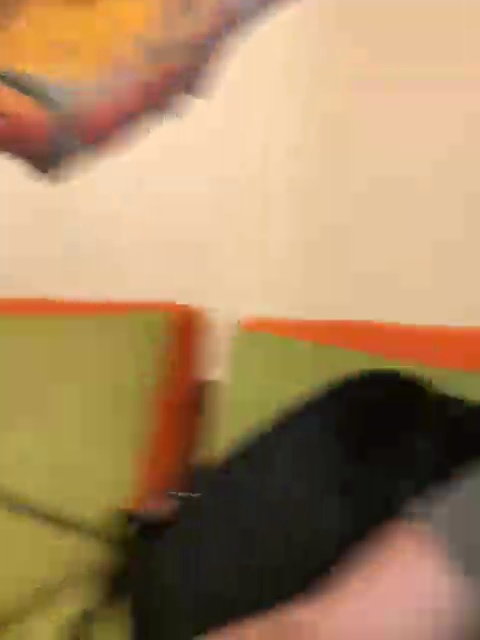
#> input picture last_frame.jpg, 480 x 640 px, given in place of .., which was not available
$ python debug_detect.py ..
#> lines starting #> are read from the running program, lines starting #| are printed output that depends on the picture; after the words box and inside, x2 and y2 are one past the last pixel; in counts of white or black regions, pixels touching at a corner belong together; pictures that were not available may be replaced by others from this repository, and a replacement may not be noted
### firmware/perception.py
#!/usr/bin/env python3
"""Top-down arena perception.

Takes a single BGR frame of the arena (overhead orthographic view, tight
crop, deposit-pit-side wall on the left) and returns:

    resources_cm   : list[(x_cm, y_cm)]   - dodecahedra positions
    deposit_cm     : (x_cm, y_cm) | None  - center of the yellow pit

Coordinate frame (per the spec sheet & the user's mapping):
  (0, 0)       = top-left arena corner (deposit-pit-side wall, top)
  (W, H)       = bottom-right corner; W = ARENA_W_CM, H = ARENA_H_CM
  Y is image-down (this matches the source image; planner accepts it).

Two detection profiles are available:

  endurosat  — competition spec colors (bright-blue resources, yellow pit,
               matte-black penalty walls).
  irl        — real-world testing with metallic stand-in resources on a
               textured surface.  Uses HoughCircles (gradient-based circle
               detection) since the resources and floor overlap in color
               space.  No pit / arena border detection.

Spec colors (from EnduroSat-Endurance-Space-Race-2026.pdf):
  resources           bright blue   #067EC8
  deposit pit         yellow        #EDA600
  deposit pit border  red           #B30000
  base / resource     grey          #5A5A5A
  penalty walls       matte black   #131313
"""

from __future__ import annotations

import sys
from dataclasses import dataclass

import cv2
import numpy as np

ARENA_W_CM = 480.0
ARENA_H_CM = 230.0

PROFILES = ("endurosat", "irl")
DEFAULT_PROFILE = "irl"

# --- endurosat profile -------------------------------------------------
# OpenCV HSV: H in [0, 179], S/V in [0, 255].
BLUE_HSV_LO = np.array([90, 140, 60], dtype=np.uint8)    # ~#067EC8
BLUE_HSV_HI = np.array([115, 255, 255], dtype=np.uint8)

YELLOW_HSV_LO = np.array([15, 140, 120], dtype=np.uint8)  # ~#EDA600
YELLOW_HSV_HI = np.array([30, 255, 255], dtype=np.uint8)

# --- irl profile --------------------------------------------------------
HOUGH_DP = 1.5
HOUGH_MIN_DIST = 50
HOUGH_PARAM1 = 100
HOUGH_PARAM2 = 30
HOUGH_MIN_RADIUS = 5
HOUGH_MAX_RADIUS = 50
HOUGH_BLUR_KSIZE = 9
HOUGH_POST_MIN_RADIUS = 14


@dataclass
class Detection:
    resources_cm: list[tuple[float, float]]
    deposit_cm: tuple[float, float] | None
    image_size: tuple[int, int]   # (width_px, height_px)
    arena_bbox: tuple[int, int, int, int]  # (x, y, w, h) in pixels


def find_arena_bbox(frame_bgr: np.ndarray) -> tuple[int, int, int, int] | None:
    """Locate the play-area bounding box.

    The arena floor (grey + white border + colored markings) sits inside a
    matte-black penalty perimeter (#131313). Largest non-black contour =
    the play area, which is exactly the 480x230 cm surface per the spec.
    """
    H, W = frame_bgr.shape[:2]
    hsv = cv2.cvtColor(frame_bgr, cv2.COLOR_BGR2HSV)
    black = cv2.inRange(hsv, np.array([0, 0, 0]), np.array([179, 80, 60]))
    non_black = cv2.bitwise_not(black)
    non_black = cv2.morphologyEx(
        non_black, cv2.MORPH_CLOSE,
        cv2.getStructuringElement(cv2.MORPH_RECT, (15, 15)))
    contours, _ = cv2.findContours(non_black, cv2.RETR_EXTERNAL, cv2.CHAIN_APPROX_SIMPLE)
    if not contours:
        return None
    biggest = max(contours, key=cv2.contourArea)
    x, y, w, h = cv2.boundingRect(biggest)
    if w * h < 0.3 * W * H:
        return None  # not plausibly the arena
    return x, y, w, h


# [28 lines left out: functions _centroid, _detect_resources_endurosat, not called in this run]


def _detect_resources_irl(
    frame_bgr: np.ndarray,
    arena_area: int,
    img_w: int,
    img_h: int,
    px_to_cm,
) -> list[tuple[float, float]]:
    gray = cv2.cvtColor(frame_bgr, cv2.COLOR_BGR2GRAY)
    blurred = cv2.GaussianBlur(gray, (HOUGH_BLUR_KSIZE, HOUGH_BLUR_KSIZE), 2)
    circles = cv2.HoughCircles(
        blurred, cv2.HOUGH_GRADIENT,
        dp=HOUGH_DP, minDist=HOUGH_MIN_DIST,
        param1=HOUGH_PARAM1, param2=HOUGH_PARAM2,
        minRadius=HOUGH_MIN_RADIUS, maxRadius=HOUGH_MAX_RADIUS,
    )
    if circles is None:
        return []

    margin = HOUGH_MAX_RADIUS
    resources: list[tuple[float, float]] = []
    for x, y, r in circles[0]:
        if r < HOUGH_POST_MIN_RADIUS:
            continue
        if x < margin or y < margin or x + margin >= img_w or y + margin >= img_h:
            continue
        resources.append(px_to_cm(float(x), float(y)))
    return resources


def detect(frame_bgr: np.ndarray, profile: str = DEFAULT_PROFILE) -> Detection:
    """Return resources + deposit pit center in arena cm."""
    img_h, img_w = frame_bgr.shape[:2]
    bbox = find_arena_bbox(frame_bgr)
    if bbox is None:
        bbox = (0, 0, img_w, img_h)
    bx, by, bw, bh = bbox
    sx_cm = ARENA_W_CM / bw
    sy_cm = ARENA_H_CM / bh
    arena_area = bw * bh

    def px_to_cm(px: float, py: float) -> tuple[float, float]:
        return (px - bx) * sx_cm, (py - by) * sy_cm

    if profile == "endurosat":
        resources = _detect_resources_endurosat(frame_bgr, arena_area, px_to_cm)
    elif profile == "irl":
        resources = _detect_resources_irl(frame_bgr, arena_area, img_w, img_h, px_to_cm)
    else:
        raise ValueError(f"unknown profile {profile!r}, expected one of {PROFILES}")

    # --- deposit pit (yellow) — only meaningful for endurosat ---
    deposit_cm: tuple[float, float] | None = None
    if profile == "endurosat":
        hsv = cv2.cvtColor(cv2.GaussianBlur(frame_bgr, (3, 3), 0),
                           cv2.COLOR_BGR2HSV)
        yellow_mask = cv2.inRange(hsv, YELLOW_HSV_LO, YELLOW_HSV_HI)
        yellow_mask = cv2.morphologyEx(yellow_mask, cv2.MORPH_CLOSE,
                                       cv2.getStructuringElement(cv2.MORPH_ELLIPSE, (5, 5)))
        y_contours, _ = cv2.findContours(yellow_mask, cv2.RETR_EXTERNAL, cv2.CHAIN_APPROX_SIMPLE)
        if y_contours:
            biggest = max(y_contours, key=cv2.contourArea)
            if cv2.contourArea(biggest) >= 20:
                ctr = _centroid(biggest)
                if ctr is not None:
                    deposit_cm = px_to_cm(ctr[0], ctr[1])

    return Detection(resources, deposit_cm, (img_w, img_h), bbox)


# [41 lines left out: functions annotate, _cli, not called in this run]


# [7 lines that do not run on import are left out]

### firmware/debug_detect.py
#!/usr/bin/env python3
"""Visual debugger for perception.detect().

Opens an OpenCV window showing detection results overlaid on the input image:
  - Green rectangles around each detected resource
  - Orange cross + label for the deposit pit
  - Magenta diamond for the rover starting point
  - Yellow rectangle for the detected arena bounding box

Usage:
    python firmware/debug_detect.py <image> [<image> ...]
    python firmware/debug_detect.py --profile=endurosat <image>

Keys:
    Left/Right or A/D  — cycle through images (when multiple)
    Q or Escape         — quit
"""

from __future__ import annotations

import sys
from pathlib import Path

HERE = Path(__file__).resolve().parent
sys.path.insert(0, str(HERE))

import cv2
import numpy as np

import perception

START_X_CM = 60.0
START_Y_CM = 115.0

WINDOW = "perception debug"


def draw_detections(frame_bgr: np.ndarray, det: perception.Detection) -> np.ndarray:
    out = frame_bgr.copy()
    bx, by, bw, bh = det.arena_bbox
    sx_cm = perception.ARENA_W_CM / bw
    sy_cm = perception.ARENA_H_CM / bh

    def cm_to_px(x_cm: float, y_cm: float) -> tuple[int, int]:
        return int(bx + x_cm / sx_cm), int(by + y_cm / sy_cm)

    cv2.rectangle(out, (bx, by), (bx + bw, by + bh), (0, 255, 255), 2)

    half = 10
    for i, (x_cm, y_cm) in enumerate(det.resources_cm):
        cx, cy = cm_to_px(x_cm, y_cm)
        cv2.rectangle(out, (cx - half, cy - half), (cx + half, cy + half), (0, 255, 0), 2)
        cv2.putText(out, str(i), (cx + half + 2, cy + 4),
                    cv2.FONT_HERSHEY_SIMPLEX, 0.4, (0, 255, 0), 1)

    if det.deposit_cm is not None:
        px, py = cm_to_px(*det.deposit_cm)
        cv2.drawMarker(out, (px, py), (0, 165, 255),
                       markerType=cv2.MARKER_CROSS, markerSize=24, thickness=3)
        cv2.putText(out, "PIT", (px + 14, py - 8),
                    cv2.FONT_HERSHEY_SIMPLEX, 0.6, (0, 165, 255), 2)

    sx, sy = cm_to_px(START_X_CM, START_Y_CM)
    d = 12
    pts = np.array([[sx, sy - d], [sx + d, sy], [sx, sy + d], [sx - d, sy]], dtype=np.int32)
    cv2.polylines(out, [pts], isClosed=True, color=(255, 0, 255), thickness=2)
    cv2.putText(out, "START", (sx + d + 2, sy + 4),
                cv2.FONT_HERSHEY_SIMPLEX, 0.5, (255, 0, 255), 2)

    cv2.putText(out, f"resources: {len(det.resources_cm)}", (10, 24),
                cv2.FONT_HERSHEY_SIMPLEX, 0.7, (0, 255, 0), 2)
    if det.deposit_cm:
        cv2.putText(out, f"pit: ({det.deposit_cm[0]:.0f}, {det.deposit_cm[1]:.0f}) cm",
                    (10, 50), cv2.FONT_HERSHEY_SIMPLEX, 0.6, (0, 165, 255), 2)

    return out


def main() -> None:
    import argparse
    ap = argparse.ArgumentParser()
    ap.add_argument("images", nargs="+", metavar="image")
    ap.add_argument("--profile", default=perception.DEFAULT_PROFILE,
                    choices=perception.PROFILES)
    args = ap.parse_args()

    profile = args.profile
    frames: list[tuple[str, np.ndarray]] = []
    for p in args.images:
        img = cv2.imread(p)
#> img is the input picture: shape (640, 480, 3); mean B, G, R 98.1, 136, 167.8
        if img is None:
            print(f"warning: could not read {p}, skipping", file=sys.stderr)
            continue
        frames.append((p, img))

    if not frames:
        print("no valid images", file=sys.stderr)
        sys.exit(2)

    idx = 0
    dirty = True
    cv2.namedWindow(WINDOW, cv2.WINDOW_NORMAL)

    while True:
        if dirty:
            name, frame = frames[idx]
#> name = '..'
            det = perception.detect(frame, profile=profile)
#> in find_arena_bbox, `hsv = cv2.cvtColor(frame_bgr, cv2.COLOR_BGR2HSV)`: hsv: shape (640, 480, 3); mean H, S, V 18.1, 107.9, 167.9
#> in find_arena_bbox, `black = cv2.inRange(hsv, np.array([0, 0, 0]), np.array([179, 80, 60]))`:
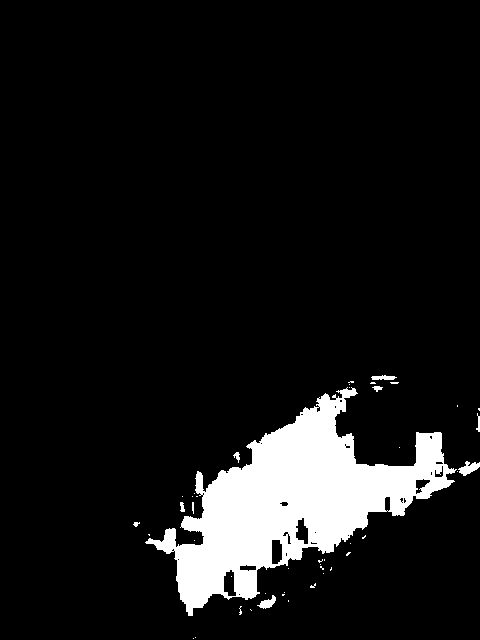
#> black: shape (640, 480); 8.9% white; 45 white regions (35 under 20 px), largest, box (x1, y1, x2, y2) and area: (145, 387, 457, 616) 26562, (458, 461, 480, 476) 175, (257, 595, 276, 609) 126
#> in find_arena_bbox, `non_black = cv2.morphologyEx( non_black, cv2.MORPH_CLOSE, cv2.getStruc..`:
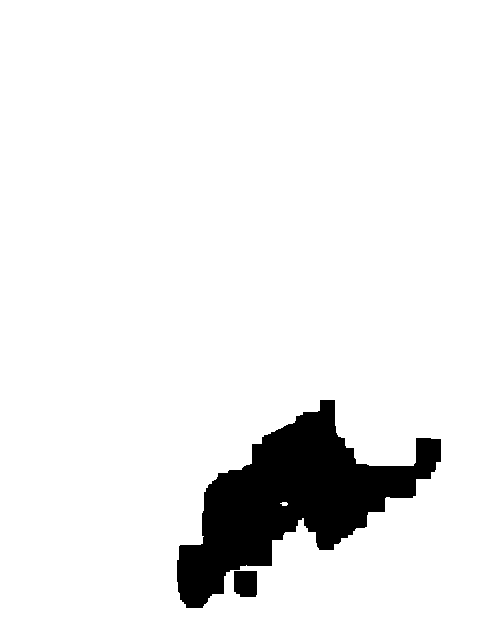
#> non_black: shape (640, 480); 92.5% white; 2 black regions, box (x1, y1, x2, y2) and area: (177, 400, 441, 608) 22331, (234, 571, 257, 597) 574
#> in find_arena_bbox, `contours, _ = cv2.findContours(non_black, cv2.RETR_EXTERNAL, cv2.CHAIN..`: contours = [[[0, 0], [0, 639], [479, 639], [479, 0]]]
#> in find_arena_bbox, `biggest = max(contours, key=cv2.contourArea)`: biggest = [[0, 0], [0, 639], [479, 639], [479, 0]]
#> in find_arena_bbox, `x, y, w, h = cv2.boundingRect(biggest)`: x = 0; w = 480; h = 640
#> in detect, `bbox = find_arena_bbox(frame_bgr)`: bbox = (0, 0, 480, 640)
#> in detect, `bx, by, bw, bh = bbox`: bx = 0; bw = 480; bh = 640
#> in detect, `sx_cm = ARENA_W_CM / bw`: sx_cm = 1
#> in detect, `sy_cm = ARENA_H_CM / bh`: sy_cm = 0.359
#> in detect, `arena_area = bw * bh`: arena_area = 307200
#> in _detect_resources_irl, `gray = cv2.cvtColor(frame_bgr, cv2.COLOR_BGR2GRAY)`:
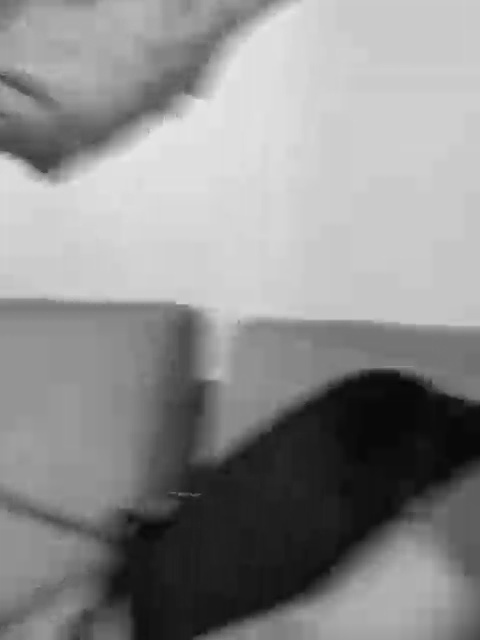
#> gray: shape (640, 480); min 6, max 231, mean 141.2
#> in _detect_resources_irl, `circles = cv2.HoughCircles( blurred, cv2.HOUGH_GRADIENT, dp=HOUGH_DP, ..`: circles = None
#> in detect, `resources = _detect_resources_irl(frame_bgr, arena_area, img_w, img_h,..`: resources = []
            vis = draw_detections(frame, det)
#> in draw_detections, `cv2.putText(out, f"resources: {len(det.resources_cm)}", (10, 24), cv2...`:
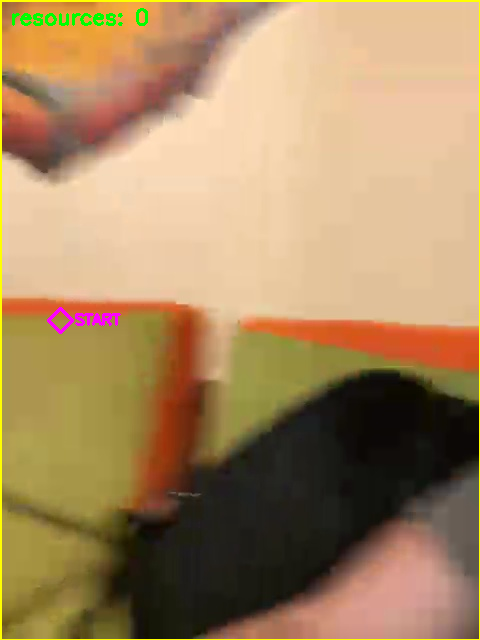
#> out: shape (640, 480, 3); mean B, G, R 97.2, 137.2, 168.1
            label = f"[{idx + 1}/{len(frames)}] {Path(name).name} ({profile})"
#> label = '[1/1] .. (irl)'
            cv2.putText(vis, label, (10, vis.shape[0] - 12),
                        cv2.FONT_HERSHEY_SIMPLEX, 0.6, (255, 255, 255), 2)
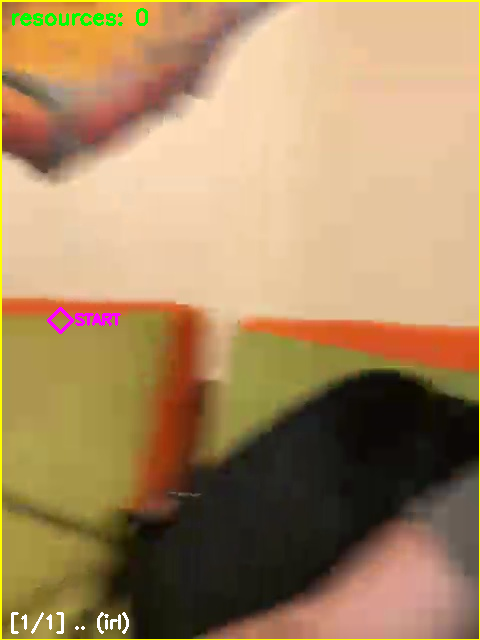
#> vis: shape (640, 480, 3); 0.21% of pixels changed, all inside (x1, y1, x2, y2) = (11, 612, 129, 634)
            cv2.imshow(WINDOW, vis)
            cv2.resizeWindow(WINDOW, min(vis.shape[1], 1400), min(vis.shape[0], 900))
            dirty = False

        key = cv2.waitKey(0) & 0xFF
#> (key q is pressed here)
        if key in (ord("q"), 27):
            break
        elif key in (ord("d"), 83) and len(frames) > 1:  # right arrow
            idx = (idx + 1) % len(frames)
            dirty = True
        elif key in (ord("a"), 81) and len(frames) > 1:  # left arrow
            idx = (idx - 1) % len(frames)
            dirty = True

    cv2.destroyAllWindows()


if __name__ == "__main__":
    main()
